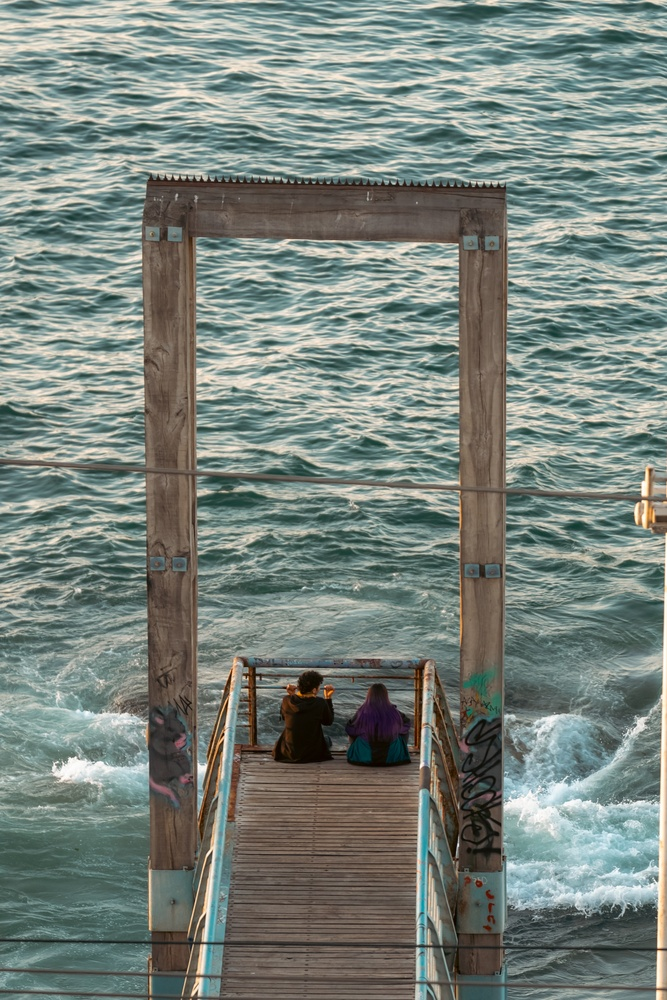
#> input picture Dataset_tesis_numerado/006.jpg, 667 x 1000 px, shrunk from 2624 x 3936 before the run
$ python main.py
#> lines starting #> are read from the running program, lines starting #| are printed output that depends on the picture
"""
SIFT Explorer — Scale Invariant Feature Transform
Selecciona una imagen JPG, visualiza sus keypoints y guarda el resultado.

Dependencias:
    pip install opencv-python matplotlib
    (o: pip install opencv-contrib-python matplotlib  si quieres SIFT patentado legacy)
"""

import sys
import os
import tkinter as tk
from tkinter import filedialog, messagebox

import cv2
import matplotlib.pyplot as plt
import matplotlib.patches as mpatches
import numpy as np


# ──────────────────────────────────────────────
#  Utilidades
# ──────────────────────────────────────────────

def seleccionar_imagen() -> str | None:
    """Abre un diálogo para elegir una imagen. Retorna la ruta o None."""
    root = tk.Tk()
    root.withdraw()          # Oculta la ventana principal de Tk
    root.attributes("-topmost", True)

    ruta = filedialog.askopenfilename(
        title="Selecciona una imagen",
        filetypes=[
            ("Imágenes", "*.jpg *.jpeg *.png *.bmp *.tiff *.webp"),
            ("JPEG", "*.jpg *.jpeg"),
            ("PNG", "*.png"),
            ("Todos los archivos", "*.*"),
        ],
    )
    root.destroy()
    return ruta if ruta else None


def cargar_imagen(ruta: str):
    """Carga la imagen en BGR y devuelve (bgr, gray, rgb)."""
    bgr = cv2.imread(ruta)
    if bgr is None:
        raise ValueError(f"No se pudo leer la imagen: {ruta}")
    gray = cv2.cvtColor(bgr, cv2.COLOR_BGR2GRAY)
    rgb  = cv2.cvtColor(bgr, cv2.COLOR_BGR2RGB)
    return bgr, gray, rgb


def detectar_keypoints(gray: np.ndarray, n_features: int = 0):
    """
    Detecta keypoints con SIFT.
    n_features=0 → sin límite superior.
    Devuelve (keypoints, descriptors).
    """
    sift = cv2.SIFT_create(nfeatures=n_features)
    kp, des = sift.detectAndCompute(gray, None)
    # Ordenar por respuesta (más relevante primero)
    kp = sorted(kp, key=lambda k: k.response, reverse=True)
    return kp, des


def dibujar_keypoints(rgb: np.ndarray, kp: list) -> np.ndarray:
    """
    Dibuja keypoints con círculo (escala) y línea de orientación
    sobre una copia de la imagen RGB.
    """
    img_out = rgb.copy()
    bgr_tmp = cv2.cvtColor(img_out, cv2.COLOR_RGB2BGR)

    # Dibuja con flags DRAW_RICH_KEYPOINTS (círculo + orientación)
    bgr_drawn = cv2.drawKeypoints(
        bgr_tmp,
        kp,
        None,
        flags=cv2.DRAW_MATCHES_FLAGS_DRAW_RICH_KEYPOINTS,
    )
    return cv2.cvtColor(bgr_drawn, cv2.COLOR_BGR2RGB)


def estadisticas(kp: list) -> dict:
    """Resumen numérico de los keypoints detectados."""
    if not kp:
        return {"total": 0}
    scales  = [k.size for k in kp]
    resps   = [k.response for k in kp]
    return {
        "total":       len(kp),
        "escala_min":  f"{min(scales):.1f}",
        "escala_max":  f"{max(scales):.1f}",
        "escala_prom": f"{np.mean(scales):.1f}",
        "resp_max":    f"{max(resps):.4f}",
        "resp_prom":   f"{np.mean(resps):.4f}",
    }


# ──────────────────────────────────────────────
#  Visualización
# ──────────────────────────────────────────────

def mostrar_resultados(rgb_orig: np.ndarray,
                       rgb_sift: np.ndarray,
                       kp: list,
                       ruta: str) -> bool:
    """
    Muestra la imagen original y la imagen con keypoints lado a lado.
    Retorna True si el usuario pide guardar.
    """
    stats = estadisticas(kp)
    nombre_archivo = os.path.basename(ruta)

    fig, axes = plt.subplots(1, 2, figsize=(14, 6))
    fig.patch.set_facecolor("#1a1a1a")

    # ── Panel izquierdo: original ──
    axes[0].imshow(rgb_orig)
    axes[0].set_title("Imagen original", color="white", fontsize=13, pad=10)
    axes[0].axis("off")

    # ── Panel derecho: SIFT ──
    axes[1].imshow(rgb_sift)
    axes[1].set_title(
        f"Keypoints SIFT detectados: {stats['total']}",
        color="#7ec8e3", fontsize=13, pad=10,
    )
    axes[1].axis("off")

    # ── Título general ──
    fig.suptitle(
        f"SIFT Explorer  ·  {nombre_archivo}",
        color="white", fontsize=15, fontweight="bold", y=1.01,
    )

    # ── Caja de estadísticas ──
    info = (
        f"Total keypoints : {stats['total']}\n"
        f"Escala  min / máx / prom : "
        f"{stats.get('escala_min','—')} / "
        f"{stats.get('escala_max','—')} / "
        f"{stats.get('escala_prom','—')} px\n"
        f"Respuesta  máx / prom : "
        f"{stats.get('resp_max','—')} / "
        f"{stats.get('resp_prom','—')}"
    )
    fig.text(
        0.5, -0.02, info,
        ha="center", va="top",
        fontsize=10, color="#cccccc",
        bbox=dict(boxstyle="round,pad=0.5", facecolor="#2a2a2a", edgecolor="#444"),
    )

    # ── Botones interactivos ──
    plt.subplots_adjust(bottom=0.12)
    ax_guardar  = fig.add_axes([0.35, 0.02, 0.13, 0.05])
    ax_repetir  = fig.add_axes([0.50, 0.02, 0.13, 0.05])
    ax_salir    = fig.add_axes([0.65, 0.02, 0.10, 0.05])

    from matplotlib.widgets import Button
    btn_guardar = Button(ax_guardar, "💾 Guardar", color="#264d40", hovercolor="#3a7060")
    btn_repetir = Button(ax_repetir, "🔄 Nueva imagen", color="#1e3a5f", hovercolor="#2e5a8f")
    btn_salir   = Button(ax_salir,   "✕ Salir",    color="#4d1a1a", hovercolor="#7a2a2a")

    for b in (btn_guardar, btn_repetir, btn_salir):
        b.label.set_color("white")
        b.label.set_fontsize(10)

    resultado = {"accion": None}

    def on_guardar(event):
        resultado["accion"] = "guardar"
        plt.close(fig)

    def on_repetir(event):
        resultado["accion"] = "repetir"
        plt.close(fig)

    def on_salir(event):
        resultado["accion"] = "salir"
        plt.close(fig)

    btn_guardar.on_clicked(on_guardar)
    btn_repetir.on_clicked(on_repetir)
    btn_salir.on_clicked(on_salir)

    plt.tight_layout(rect=[0, 0.08, 1, 1])
    plt.show()

    return resultado["accion"], rgb_sift


# [27 lines left out: function guardar_imagen, not called in this run]


# ──────────────────────────────────────────────
#  Bucle principal
# ──────────────────────────────────────────────

def main():
    print("=" * 52)
    print("  SIFT Explorer — Scale Invariant Feature Transform")
    print("=" * 52)

    while True:
        # 1. Selección de imagen
        print("\n→ Selecciona una imagen en el diálogo…")
        ruta = seleccionar_imagen()
#> the answer given: ../Dataset_tesis_numerado/006.jpg

        if not ruta:
            print("  Sin selección. Saliendo.")
            break

        print(f"  Imagen: {ruta}")

        # 2. Carga
        try:
            bgr, gray, rgb = cargar_imagen(ruta)
#> in cargar_imagen, bgr is the input picture: shape (1000, 667, 3); mean B, G, R 124.9, 131.6, 121.4
#> in cargar_imagen, `gray = cv2.cvtColor(bgr, cv2.COLOR_BGR2GRAY)`:
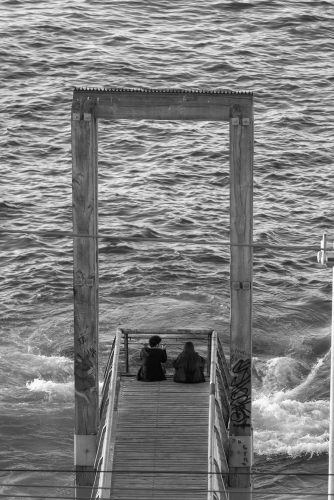
#> gray: shape (1000, 667) (shown at 1/2 size); min 1, max 255, mean 127.8
        except ValueError as e:
            print(f"  Error: {e}")
            continue

        h, w = gray.shape
        print(f"  Dimensiones: {w} × {h} px")
#|   Dimensiones: 667 × 1000 px

        # 3. Detección SIFT
        print("  Ejecutando SIFT… ", end="", flush=True)
        kp, des = detectar_keypoints(gray)
#> in detectar_keypoints, `kp, des = sift.detectAndCompute(gray, None)`: kp = 6278 keypoints; strongest (x, y, size): (202, 769, 7.6), (176, 177, 2.9), (222, 691, 1.9), (211, 853, 1.9)
        print(f"{len(kp)} keypoints encontrados.")
#| 6278 keypoints encontrados.

        # 4. Render
        rgb_sift = dibujar_keypoints(rgb, kp)
#> in dibujar_keypoints, `bgr_drawn = cv2.drawKeypoints( bgr_tmp, kp, None, flags=cv2.DRAW_MATCH..`:
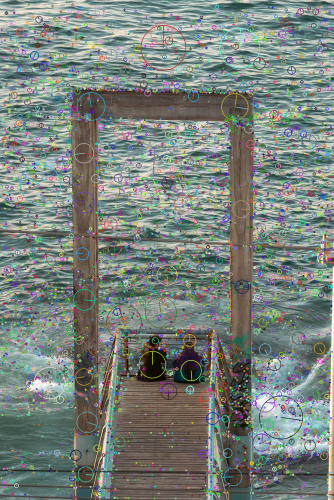
#> bgr_drawn: shape (1000, 667, 3) (shown at 1/2 size); mean B, G, R 124, 129.8, 120.8

        # 5. Mostrar
        accion, rgb_sift_out = mostrar_resultados(rgb, rgb_sift, kp, ruta)
#> in estadisticas, `scales  = [k.size for k in kp]`: scales = 6278 values, max 128.7 at index 3492, min 1.8 at index 6019, mean 4.11
#> in estadisticas, `resps   = [k.response for k in kp]`: resps = 6278 values, max 0.0765 at index 0, min 0.0133 at index 6277, mean 0.0288
#> in mostrar_resultados, `stats = estadisticas(kp)`: stats = {'total': 6278, 'escala_min': '1.8', 'escala_max': '128.7', 'escala_prom': '4.1', 'resp_max': '0.0765', 'resp_prom': '0.0288'}
#> in mostrar_resultados, `plt.show()`:
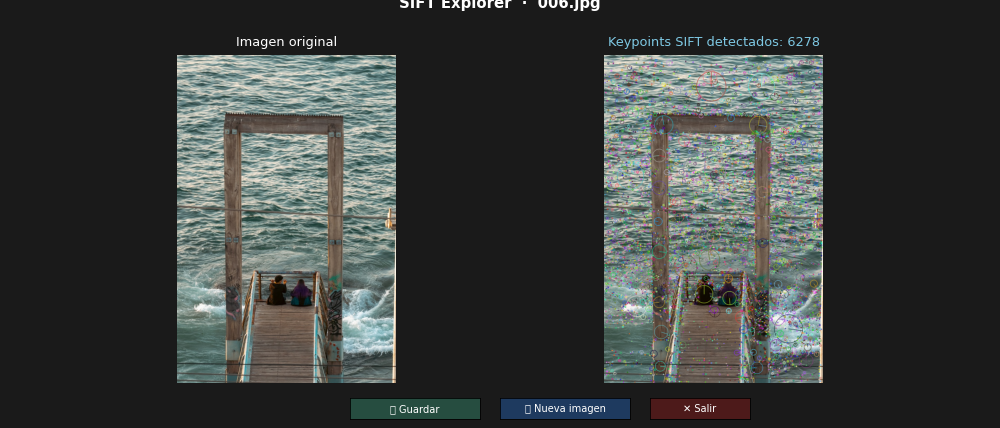
#> figure drawn by matplotlib, 2 panels

        # 6. Guardar si se solicitó
        if accion == "guardar":
            guardar_imagen(rgb_sift_out, ruta)
            # Después de guardar, preguntar si continuar
            root = tk.Tk()
            root.withdraw()
            root.attributes("-topmost", True)
            continuar = messagebox.askyesno(
                "Continuar", "¿Procesar otra imagen?", parent=root
            )
            root.destroy()
            if not continuar:
                break

        elif accion == "repetir":
            continue   # vuelve al inicio del while

        else:   # "salir" o cierre de ventana
            break

    print("\nSIFT Explorer cerrado. ¡Hasta pronto!")


if __name__ == "__main__":
    main()

$ run again, on Dataset_tesis_numerado/008.jpg
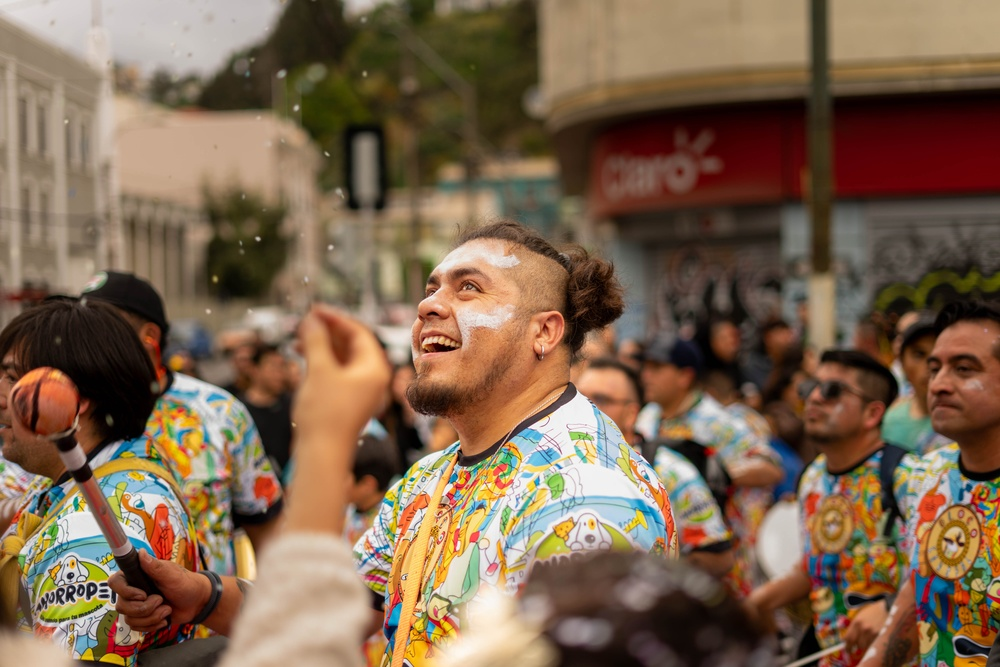
#> input picture Dataset_tesis_numerado/008.jpg, 1000 x 667 px, shrunk from 6000 x 4000 before the run
#> in cargar_imagen, bgr is the input picture: shape (667, 1000, 3); mean B, G, R 79, 101.3, 125.7
#> in cargar_imagen, `gray = cv2.cvtColor(bgr, cv2.COLOR_BGR2GRAY)`:
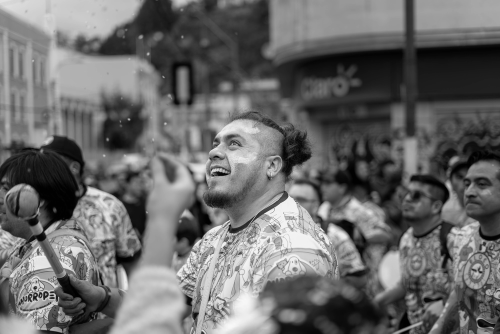
#> gray: shape (667, 1000) (shown at 1/2 size); min 0, max 253, mean 106.1
#|   Dimensiones: 1000 × 667 px
#> in detectar_keypoints, `kp, des = sift.detectAndCompute(gray, None)`: kp = 2949 keypoints; strongest (x, y, size): (70, 590, 2.1), (70, 576, 4.4), (92, 589, 2.4), (60, 593, 2)
#| 2949 keypoints encontrados.
#> scales = 2949 values, max 106.4 at index 785, min 1.8 at index 777, mean 5.97
#> resps = 2949 values, max 0.0994 at index 0, min 0.0133 at index 2948, mean 0.0301
#> stats = {'total': 2949, 'escala_min': '1.8', 'escala_max': '106.4', 'escala_prom': '6.0', 'resp_max': '0.0994', 'resp_prom': '0.0301'}
#> in mostrar_resultados, `plt.show()`:
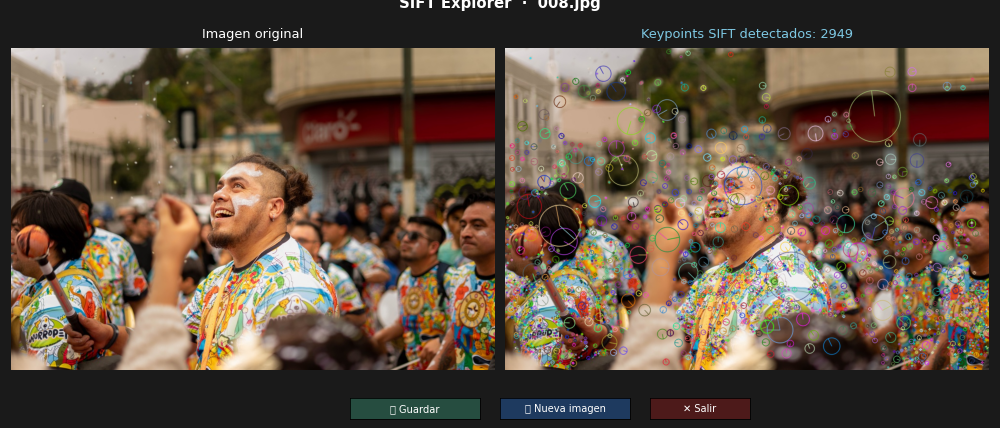
#> figure drawn by matplotlib, 2 panels
